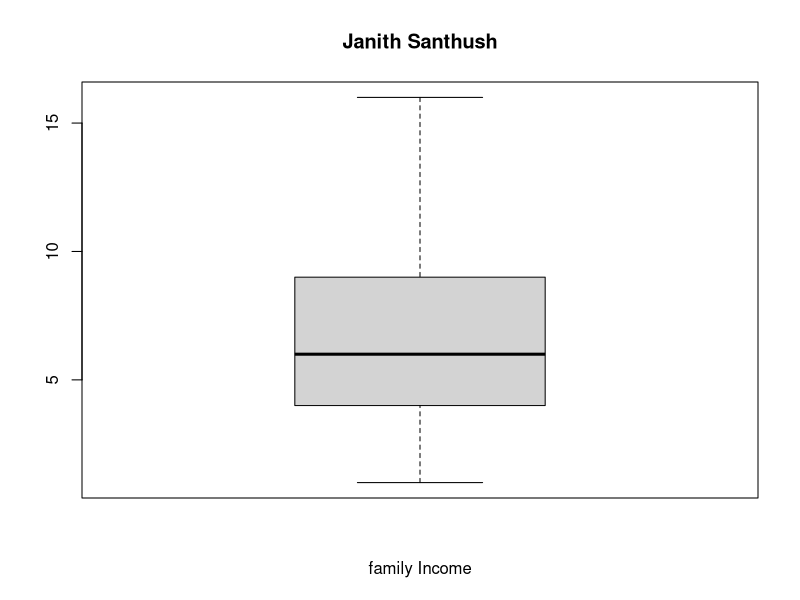
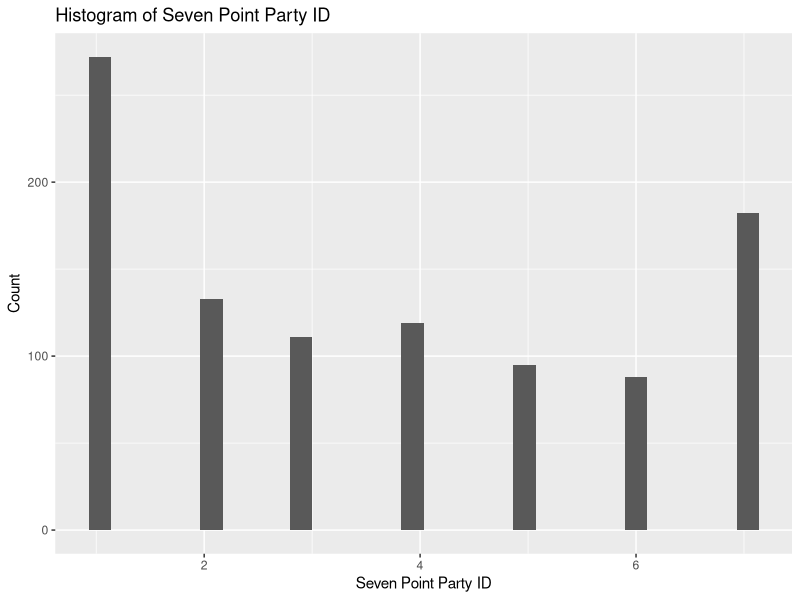

These figures' R source, in order:
## ---- chunk 1
#####DO NOT MODIFY THIS CODE
knitr::opts_chunk$set(echo = TRUE)
library(tidyverse)
library(knitr)
#####DO NOT MODIFY THIS CODE - This will import the survey data we have been working with in this course.
setwd("C:/Users/Gamini/Desktop/R Progarming")

dat <- read_csv("survey.csv")
## ---- chunk 2

vector <- c(3, 7, 2, 8, 1)

total_sum <- sum(vector)


total_sum
## ---- chunk 3
# Create a data frame with the specified columns
my_dat <- data.frame(alpha = 1:5, beta = 6:10)

# Display the data frame
print(my_dat)
## ---- chunk 4
# Create the data frame as specified in Problem 2
my_dat <- data.frame(alpha = 1:5, beta = 6:10)

 #Use the summary() function to create a five-number summary for the column "beta"
summary(my_dat$beta)
## ---- chunk 5
boxplot(dat$faminc_new, 
        main = "Janith Santhush", 
        xlab = "family Income")
## ---- chunk 6
filtered_data <- subset(dat,
                        gender=="1" &
                        region %in% c("1", "2") &
                        marstat == "1" &
                        newsint == "1")

# Display the filtered data
str(filtered_data)

## ---- chunk 7
filtered_data <- dat %>%
  filter(gender == 1, region %in% c(1, 2), marstat == 1, newsint == 1)

# Create a frequency table for the responses to the stock market investment question
stock_market_freq_table <- table(filtered_data$investor)

# Display the frequency table
print(stock_market_freq_table)
## ---- chunk 8

library(dplyr)

# Create the new column using mutate and recode
df <- dat %>%
  mutate(tax_scale = recode(
    case_when(
      CC18_325d == 1 & CC18_325a == 2 ~ 1,  # Increase deduction only
      CC18_325d == 2 & CC18_325a == 1 ~ 1,  # Cut corporate tax only
      CC18_325d == 1 & CC18_325a == 1 ~ 2,  # Both policies
      TRUE ~ 0  # Neither policy supported
    ),
    `0` = 0,
    `1` = 1,
    `2` = 2
  ))

# Display the first twenty elements of the tax_scale column
head(df$tax_scale, 20)
str(df)

## ---- chunk 9
# Create frequency table for tax_scale column
frequency_table <- table(df$tax_scale)

# Print the frequency table
print(frequency_table)
## ---- chunk 10
dat$CC18_308a <- recode(dat$CC18_308a,
                        `1` = 1,  # Strongly approve
                        `2` = 2,  # Somewhat approve
                        `3` = 3,  # Somewhat disapprove
                        `4` = 4   # Strongly disapprove
)

# Calculate mean approval rating by region
average_approval <- dat %>%
  group_by(region) %>%
  summarise(mean_approval = mean(CC18_308a, na.rm = TRUE))

# Display the result
print(average_approval)
## ---- chunk 11
filtered_data <- dat %>%
  filter(investor == "2", faminc_new %in% c("4", "5", "6", "7", "8", "9", "10"))

# Create summary table with mean, median, and standard deviation for religion importance
summary_table <- filtered_data %>%
  summarise(
    mean_importance = mean(pew_religimp, na.rm = TRUE),
    median_importance = median(pew_religimp, na.rm = TRUE),
    sd_importance = sd(pew_religimp, na.rm = TRUE)
  )

# Print the summary table
print(summary_table)

## ---- chunk 12
# Use summarise() to calculate mean, median, and standard deviation
summary_stats <- dat %>%
  summarise(
    Mean = mean(faminc_new, na.rm = TRUE),
    Median = median(faminc_new, na.rm = TRUE),
    SD = sd(faminc_new, na.rm = TRUE)
  )

# Print the table using kable()
kable(summary_stats, align = "r", caption = "Summary Statistics for faminc_new")
## ---- chunk 13
library(ggplot2)

# Create histogram using qplot (quick plot)
qplot(data = dat, x = pid7, geom = "histogram", 
      xlab = "Seven Point Party ID", ylab = "Count",
      main = "Histogram of Seven Point Party ID")
